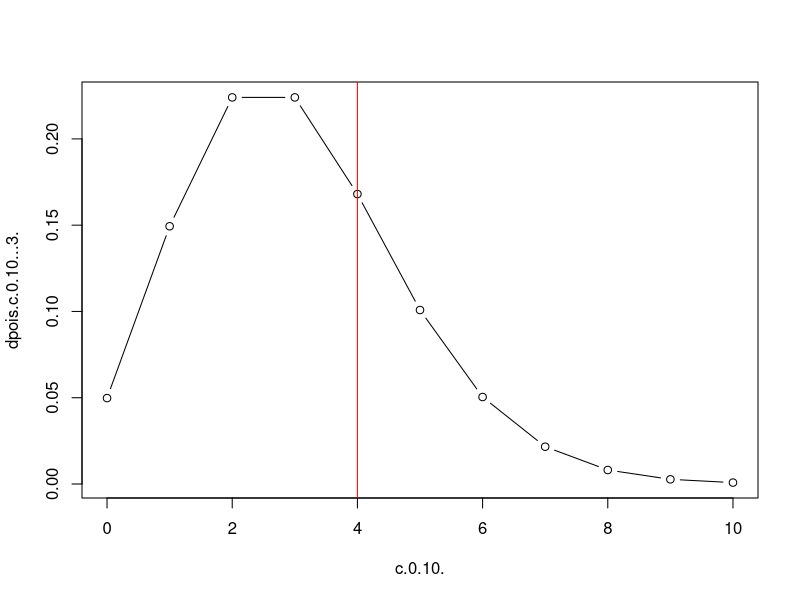

Here is the R script that generated this plot:
## ---- chunk 1
knitr::opts_chunk$set(echo = TRUE)
## ---- chunk 2

poisson <- function(lambda,k) {
  p<-(lambda)^k*exp(-lambda)/factorial(k)*100
  return (p)
} 

poisson(lambda=3, k = 28/7)

dpois(28/7, 3)

plot(data.frame(c(0:10),dpois(c(0:10),3)), type = "b") + abline(v=28/7, col="red")


